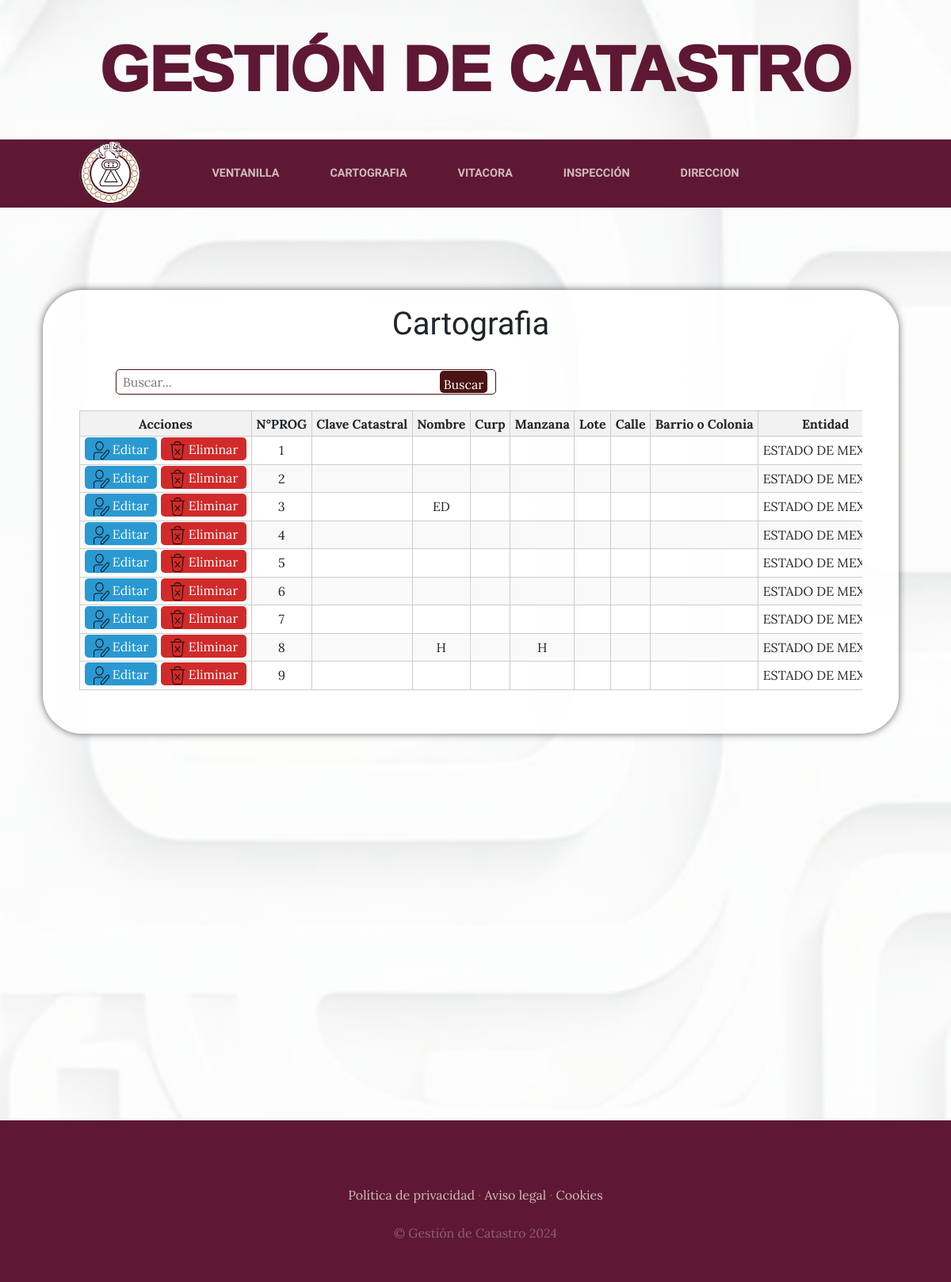
Before: /cartografia/editarcar/ with the older database file.
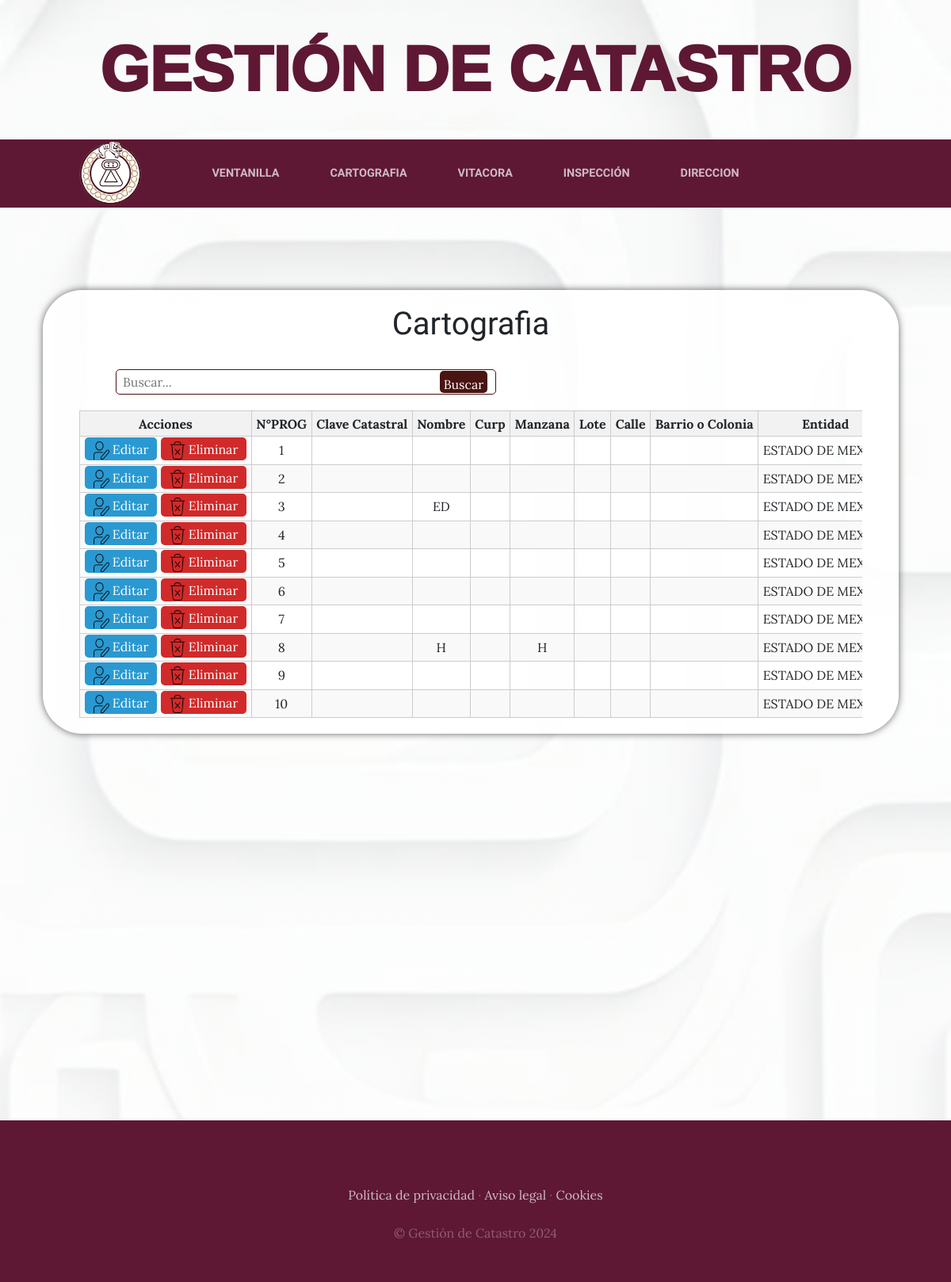
After: the same page with the newer database file.
### ventanilla/models.py (models this page shows)
class Ventanilla(models.Model):
    nprog = models.AutoField(primary_key=True)  # Cambiar a AutoField para que sea autoincremental
    clave_catastral = models.CharField(max_length=150)
    nombre = models.CharField(max_length=150)
    curp = models.CharField(max_length=25)
    manzana = models.CharField(max_length=150)
    lote = models.CharField(max_length=150)
    calle = models.CharField(max_length=150)
    barrio_colonia = models.CharField(max_length=150)
    entidad = models.CharField(max_length=150)
    municipio = models.CharField(max_length=25)
    cert_clave = models.CharField(max_length=150)
    cert_plano_mz = models.CharField(max_length=150)
    levantamiento_topo = models.CharField(max_length=150)
    verificacion_linderos = models.CharField(max_length=150)
    const_ident_catastral = models.CharField(max_length=150)
    ccvc = models.CharField(max_length=150)
    fecha = models.CharField(max_length=25)
    folio = models.CharField(max_length=150)
    recibo = models.CharField(max_length=150)
    importe = models.CharField(max_length=25)
    reviso = models.CharField(max_length=150)
    motivo = models.CharField(max_length=150)
    solicitud_servicio_catastral = models.CharField(max_length=150)
    superficie_terreno = models.CharField(max_length=150)
    superficie_construccion_resultante = models.CharField(max_length=150)
    fecha_elaboracion = models.CharField(max_length=25)
    observaciones_atencion = models.CharField(max_length=25)
    hora_recepcion = models.CharField(max_length=25)
    pago = models.CharField(max_length=25)
    extras = models.CharField(max_length=150)
    class Meta:
        db_table = 'ventanilla'

### cartografia/views.py (the view)
# urls.py: path('editarcar/', Editorcar.as_view(), name='editorcar'),
class Editorcar(APIView):
    template_name="Careditor.html"
    def get(self, request):
        ventanilla = Ventanilla.objects.all()
        return render(request, self.template_name, {'ventanilla': ventanilla})

### cartografia/templates/Careditor.html (shortened to what this page needs)
{% extends "ProyectoWebApp/base.html" %}
{% load static %}
{% block content %}
<!DOCTYPE html>
{% load static %}
<html lang="es">
  <head>
    <link rel="stylesheet" href="{% static 'css/stylecartoedi.css' %}">
  </head>
  <body >
    <div class="contenedorcarto">
      <div class="formulariocarto">
        <h1>Cartografia</h1>
        <div class="buscador">
          <input type="search" placeholder="Buscar...">
          <button type="submit">Buscar</button>
        </div>
        <div class="tabla-contenedor">
          <table id="tableedi">
            <thead>
                <thead>
                    <tr>
                      <th colspan="1"> Acciones </th>
                      <th >N°PROG</th>
                      <th>Clave Catastral</th>
                      <th>Nombre</th>
                      <th>Curp</th>
                      <th>Manzana</th>
                      <th>Lote</th>
                      <th>Calle</th>
                      <th>Barrio o Colonia</th>
                      <th>Entidad</th>
                    </tr>
                  </thead>
                  <tbody>
                    {% for ventanilla in ventanilla  %}
                <tr>
                  <td><a href="/cartografia/edicionCarto/{{ ventanilla.nprog}}" class="btneditarcarto">
                  <img src="{% static 'images/edi.png' %}" alt="Iconoedi"> Editar</a>
                  <a href="#" class="btneliminarcar" data-url="{% url 'eliminarcar' codigo=ventanilla.nprog %}">
                  <img src="{% static 'images/elimi.png' %}" alt="Iconoelimi"> Eliminar</a></td>
                  <td class="buscarcolumna">{{ ventanilla.nprog }} </td>
                  <td>{{ ventanilla.clave_catastral }}</td>
                  <td>{{ ventanilla.nombre }}</td>
                  <td>{{ ventanilla.curp }}</td>
                  <td>{{ ventanilla.manzana }}</td>
                  <td>{{ ventanilla.lote }}</td>
                  <td>{{ ventanilla.calle }}</td>
                  <td>{{ ventanilla.barrio_colonia }}</td>
                  <td>{{ ventanilla.entidad }}</td>
                </tr>
              {% endfor %}
          </table>
        </div>
      </div>
    </div>
  </body>
</html>
{% endblock %}

Changed rows visible on the page:
added Ventanilla: nprog "10", entidad "ESTADO DE…"
